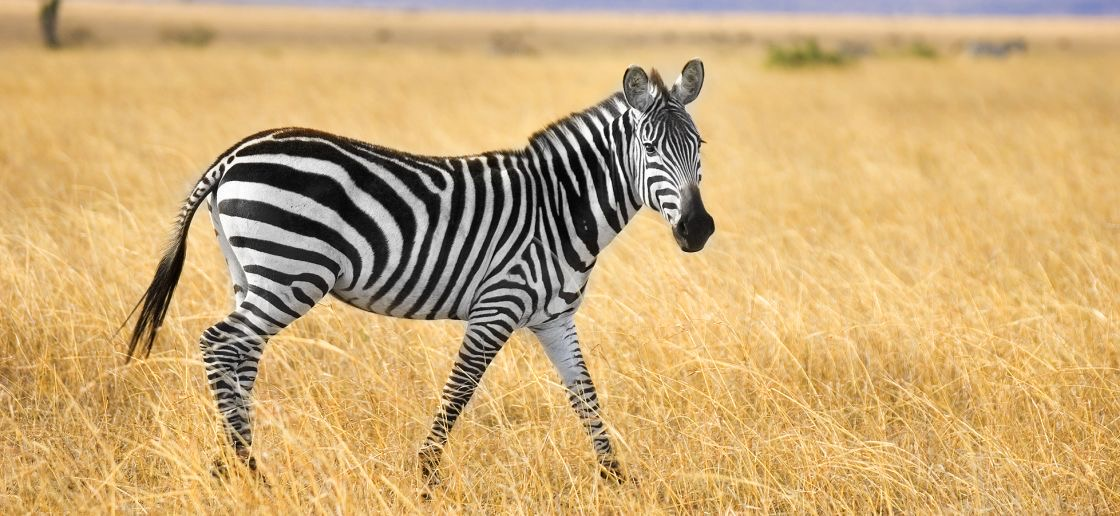
#> input picture Image Conversion/image/IMG.JPG, 1120 x 516 px
$ python main.py
#> lines starting #> are read from the running program, lines starting #| are printed output that depends on the picture
import cv2
import matplotlib.pyplot as plt
import numpy as np

path = "image/IMG.JPG"
destPath="image/"
newImage=destPath+"Image copie.JPG"
img=cv2.imread(path,1)
#> img is the input picture: shape (516, 1120, 3); mean B, G, R 116.9, 170.6, 204.1

# informations
print( 'classe :', type(img) )
#| classe : <class 'numpy.ndarray'>
print( 'type :', img.dtype )
#| type : uint8
print( 'taille :', img.shape )
#| taille : (516, 1120, 3)


b, g, r = cv2.split(img)
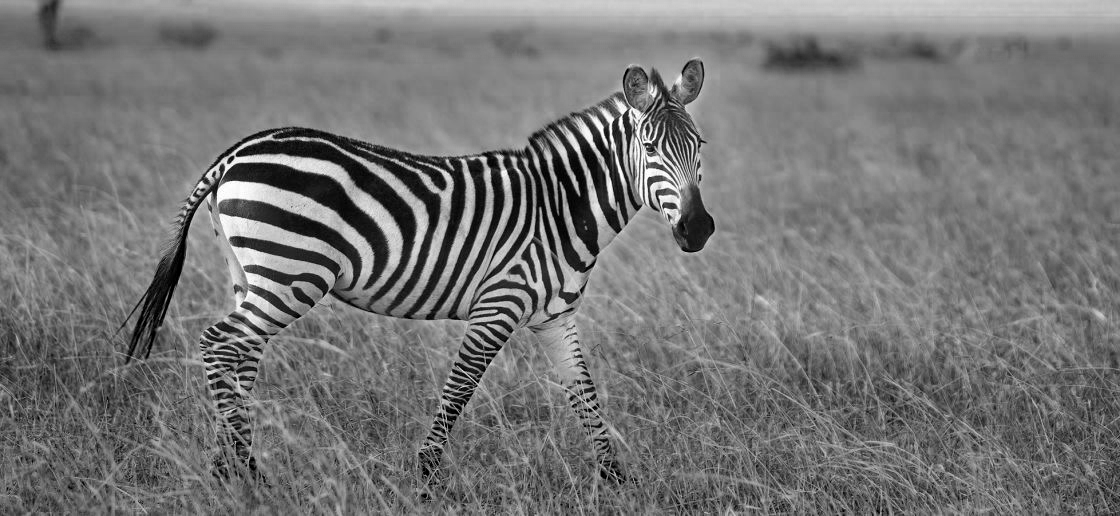
#> b: shape (516, 1120); min 0, max 255, mean 116.9
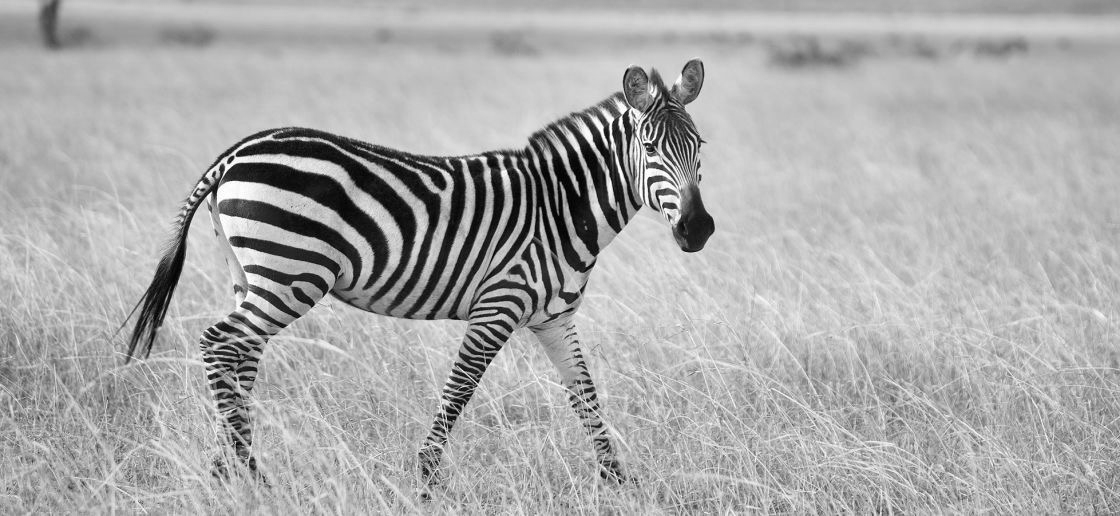
#> g: shape (516, 1120); min 0, max 255, mean 170.6
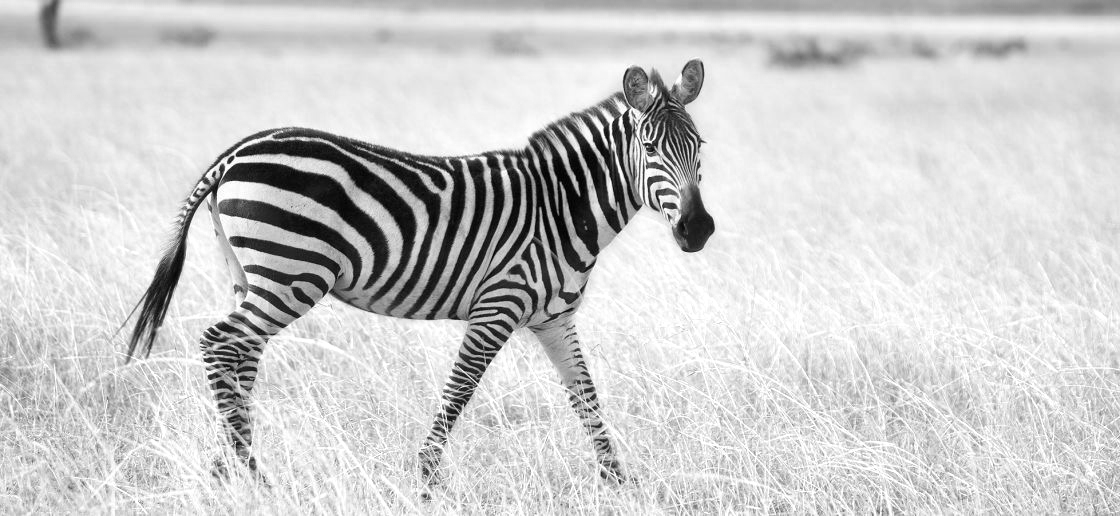
#> r: shape (516, 1120); min 0, max 255, mean 204.1
image = cv2.merge([r, g, b])
plt.imshow(img)
plt.show()


# [8 lines of commented-out code are left out]
